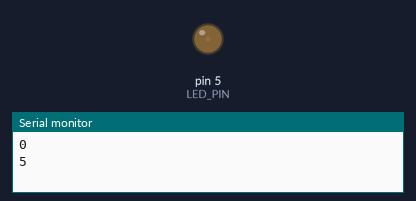
Recording of a sketch running on a simulated Arduino Uno, built with avr-gcc and run on an emulated ATmega328P. Parts: output pins drawn as LEDs (lit = HIGH), the last lines printed to the serial monitor.

Above: at 0.05 s.
At 0.95 s:
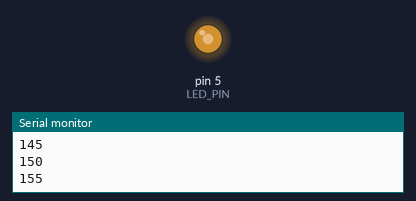
At 1.4 s:
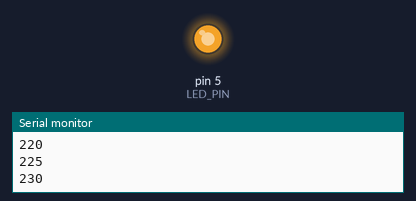
At 2.75 s:
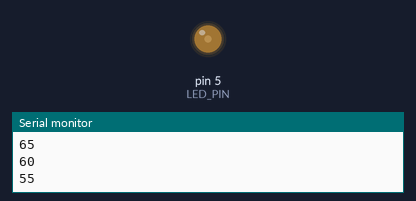
Timing chart, 0 to 7.1 s (numbered marks = the images above):
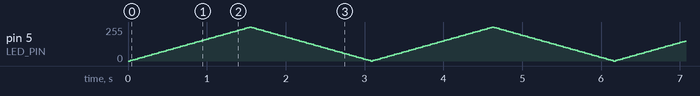

The sketch:

LEDSerial.ino
```cpp
// (licence header left out)
//Define LED light(D9)pin
#define LED_PIN 5

/* Define global variables */
int brightness = 0;   //LED brightness value
int fadeAmount = 5;   //Increase or decrease the brightness value each time

void setup() {
  //put your setup code here, to run once:
  //set LED pin to output mode
  pinMode(LED_PIN, OUTPUT);

  //Initialize the serial port, the baud rate is 9600
  Serial.begin(9600);
}

void loop() {
  //put your main code here, to run repeatedly:
  //Write analog values to the LED_PIN pin
  analogWrite(LED_PIN, brightness);

  //Print current brightness value
  Serial.println(brightness);

  //Modify the brightness of the next display
  brightness = brightness + fadeAmount;

  //Flip the fadeAmount value
  //If brightness >= 255, set fadeAmount to a negative value, so reduce the brightness each time
  if (brightness <= 0 || brightness >= 255) {
    fadeAmount = -fadeAmount;
  }

  delay(30);
}
```
